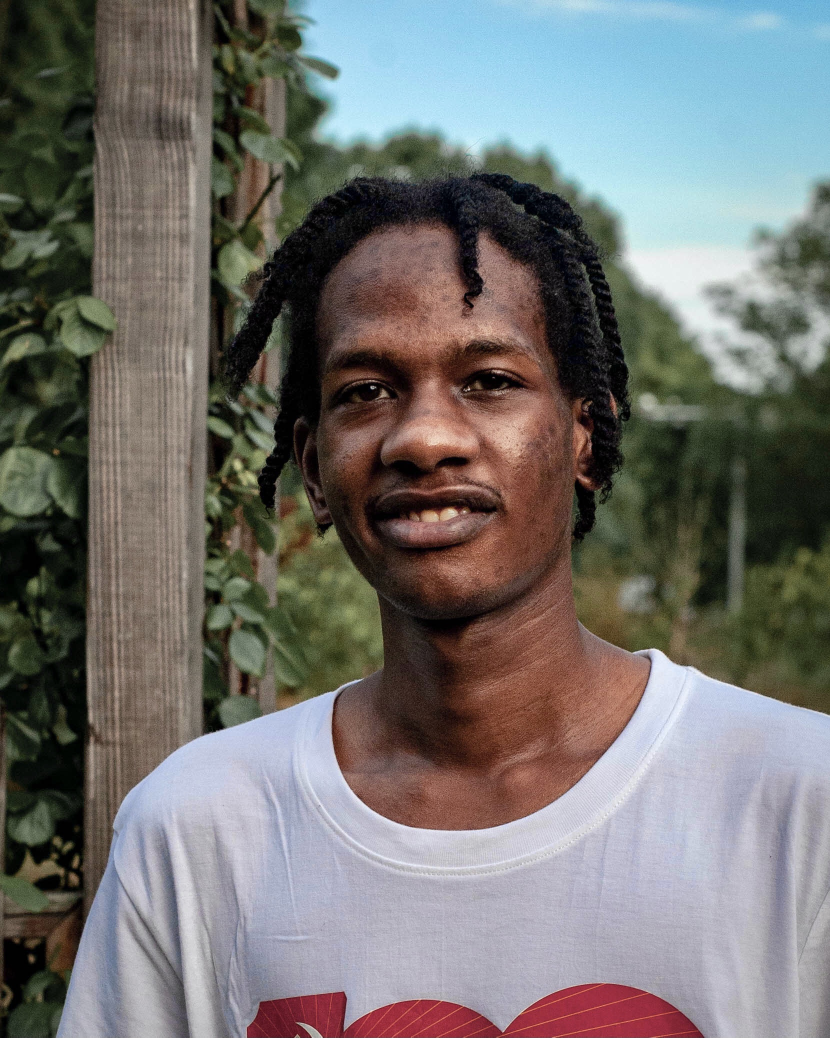
#> input picture IMG_0197.jpg, 1660 x 2075 px (shown at 1/2 size)
$ python image2.py
#> lines starting #> are read from the running program, lines starting #| are printed output that depends on the picture
import PIL.Image
from PIL import ImageOps

# Set the ASCII characters used for rendering
ASCII_CHARS = '@%#*+=-:. '

def convert_to_ascii(image_path):
    # Open the image file using Pillow
#> called with image_path = 'IMG_0197.jpg'
    img = PIL.Image.open(image_path)
#> img is the input picture: PIL image 1660x2075 RGB; mean R, G, B 115, 113.4, 110.7

    # Convert the image to grayscale
    img = img.convert('L')
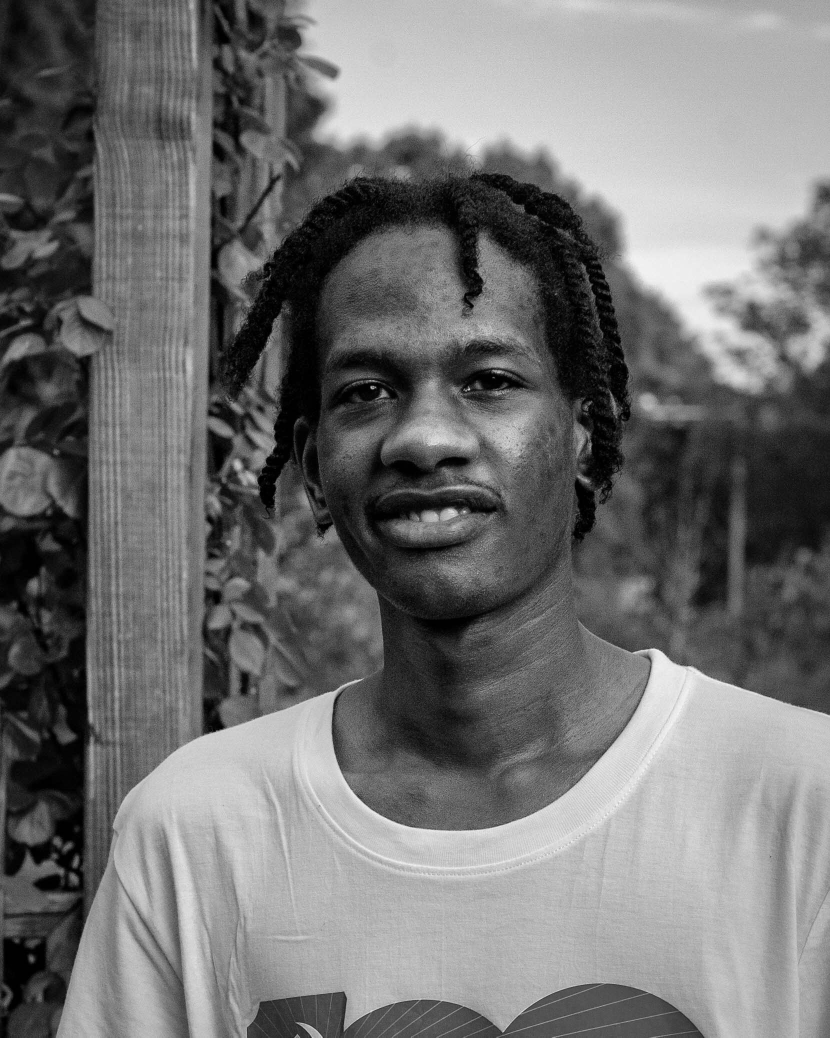
#> img: PIL image 1660x2075 L (shown at 1/2 size); min 0, max 253, mean 113.6

    # Resize the image (optional)
    # img = img.resize((100, 100))  # Example: resize to 100x100 pixels

    # Get the dimensions of the original image
    width, height = img.size
#> width = 1660; height = 2075

    # Initialize the ASCII art string
    ascii_art = ''

    # Iterate over each pixel in the grayscale image
    for y in range(height):
        for x in range(width):
            # Get the grayscale value (0-255) for this pixel
            gray_value = img.getpixel((x, y))

            # Map the grayscale value to an ASCII character
            ascii_char = ASCII_CHARS[gray_value * len(ASCII_CHARS) // 256]

            # Add the ASCII character to the ASCII art string
            ascii_art += ascii_char

        # End of row
        ascii_art += '\n'

    return ascii_art

def save_to_file(ascii_art, file_path):
    with open(file_path, 'w') as file:
        file.write(ascii_art)

# Example usage:
image_path = 'IMG_0197.jpg'  # Update this path
ascii_art = convert_to_ascii(image_path)

# Save the ASCII art to a text file
file_path = 'ascii_art.txt'  # Update this path
save_to_file(ascii_art, file_path)

print(f"ASCII art saved to {file_path}")
